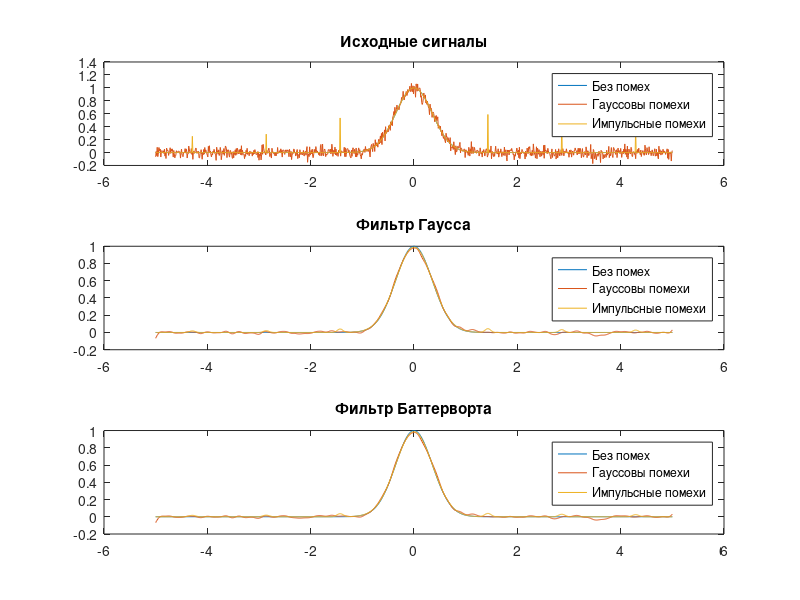

Here is the MATLAB script that generated this plot:
function lab04
    % pkg install -forge statistics
    pkg load statistics % normrnd

    % pkg install -forge control
    % pkg install -forge signal
    pkg load signal % filtfilt

	% Входные параметры
	sigma = 0.5;

	% ОДЗ
	t_max = 5;
	dt = 0.01;
	t = -t_max:dt:t_max;

	% Генерация сигнала Гаусса
	x0 = gaussian(t, sigma);

	% Генерация Гауссовых помех
	NA = 0;
	NS = 0.05;
	n1 = normrnd(NA, NS, [1 length(x0)]);
	x1 = x0 + n1;

	% Генерация импульсных помех
	count = 7;
	M = 0.4;
	n2 = impulse_noise(length(x0), count, M);
	x2 = x0 + n2;

	% Фильтрация
	G = gaussian_filter_low(4, 20);
	B = butterworth_filter_low(6, 20);

    figure(3);

	plot_figure(1, t, x0, x1, x2, 'Исходные сигналы')
	plot_figure(2, t, x0, filtfilt(G, 1, x1), filtfilt(G, 1, x2), 'Фильтр Гаусса')
	plot_figure(3, t, x0, filtfilt(B, 1, x1), filtfilt(B, 1, x2), 'Фильтр Баттерворта')
end

function plot_figure(i, t, x0, x1, x2, tit)
	subplot(3, 1, i);
	plot(t, x0, t, x1, t, x2);
	title(tit);
	legend('Без помех', 'Гауссовы помехи', 'Импульсные помехи');
	% print(strcat('plot04_', num2str(i)), '-dpng');
end

% Gaussian pulse generation
function y = gaussian(x, sigma)
	y = exp(-(x / sigma) .^ 2);
end

% Impulsive noise generation
function y = impulse_noise(size, N, mult)
	step = floor(size / N);
	y = zeros(1, size);
	for i = 1:floor(N / 2)
		y(round(size / 2) + i * step) = mult * (0.5 + rand);
		y(round(size / 2) - i * step) = mult * (0.5 + rand);
	end
end

function y = butterworth_filter_low(D, size)
	x = linspace(-size / 2, size / 2, size);
	y = 1 ./ (1 + (x ./ D).^4);
	y = y / sum(y);
end

function y = gaussian_filter_low(sigma, size)
	x = linspace(-size / 2, size / 2, size);
	y = exp(-x.^2 / (2 * sigma^2));
	y = y / sum(y);
end

lab04()
